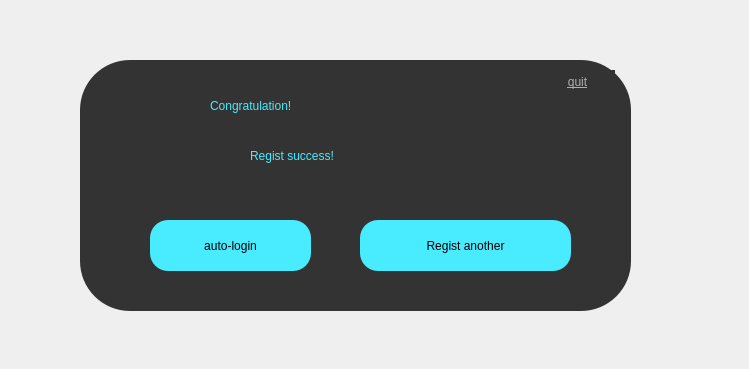
<?xml version="1.0" encoding="UTF-8"?>
<ui version="4.0">
 <class>regist_success</class>
 <widget class="QDialog" name="regist_success">
  <property name="geometry">
   <rect>
    <x>0</x>
    <y>0</y>
    <width>749</width>
    <height>369</height>
   </rect>
  </property>
  <property name="windowTitle">
   <string>Dialog</string>
  </property>
  <widget class="QFrame" name="frame">
   <property name="geometry">
    <rect>
     <x>80</x>
     <y>60</y>
     <width>551</width>
     <height>251</height>
    </rect>
   </property>
   <property name="styleSheet">
    <string notr="true">*{
	background:#333;
	border-radius:50px
}</string>
   </property>
   <property name="frameShape">
    <enum>QFrame::StyledPanel</enum>
   </property>
   <property name="frameShadow">
    <enum>QFrame::Raised</enum>
   </property>
   <widget class="QLabel" name="label">
    <property name="geometry">
     <rect>
      <x>130</x>
      <y>10</y>
      <width>291</width>
      <height>71</height>
     </rect>
    </property>
    <property name="styleSheet">
     <string notr="true">*{
	color:#49ebff;
	font: 28pt &quot;AR JULIAN&quot;;
}</string>
    </property>
    <property name="text">
     <string>Congratulation!</string>
    </property>
   </widget>
   <widget class="QLabel" name="label_2">
    <property name="geometry">
     <rect>
      <x>170</x>
      <y>80</y>
      <width>231</width>
      <height>31</height>
     </rect>
    </property>
    <property name="styleSheet">
     <string notr="true">*{
	color:#49ebff;
	font: 20pt &quot;AR JULIAN&quot;;
}</string>
    </property>
    <property name="text">
     <string>Regist success!</string>
    </property>
   </widget>
   <widget class="QPushButton" name="auto_login_button">
    <property name="geometry">
     <rect>
      <x>70</x>
      <y>160</y>
      <width>161</width>
      <height>51</height>
     </rect>
    </property>
    <property name="styleSheet">
     <string notr="true">*{
	background:#49ebff;
	font: 20pt &quot;AR JULIAN&quot;;
	border-radius:18;
}

QPushButton:hover
{
	background:red;
}</string>
    </property>
    <property name="text">
     <string>auto-login</string>
    </property>
   </widget>
   <widget class="QPushButton" name="regist_another_button">
    <property name="geometry">
     <rect>
      <x>280</x>
      <y>160</y>
      <width>211</width>
      <height>51</height>
     </rect>
    </property>
    <property name="styleSheet">
     <string notr="true">*{
	background:#49ebff;
	font: 20pt &quot;AR JULIAN&quot;;
	border-radius:18;
}

*:hover
{
	background:red;
}</string>
    </property>
    <property name="text">
     <string>Regist another</string>
    </property>
   </widget>
   <widget class="QPushButton" name="close_button">
    <property name="geometry">
     <rect>
      <x>460</x>
      <y>10</y>
      <width>75</width>
      <height>23</height>
     </rect>
    </property>
    <property name="styleSheet">
     <string notr="true">*{
	
	font: 15pt &quot;黑体&quot;;
	
	color: rgb(175, 175, 175);
	text-decoration: underline;
	background:#333;
}

QPushButton:hover{
	background:#49ebff;
	border-radius:18px;
}</string>
    </property>
    <property name="text">
     <string>quit</string>
    </property>
   </widget>
  </widget>
 </widget>
 <resources/>
 <connections/>
</ui>
